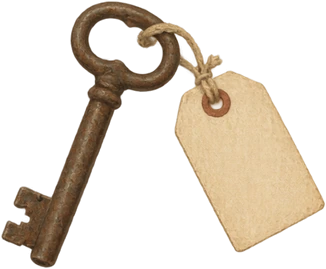
#> input picture assets/img/nesne/anahtar.webp, 326 x 269 px, given in place of yazili_esya_en.png, which was not available
$ python etiket_dil.py
#> lines starting #> are read from the running program, lines starting #| are printed output that depends on the picture; after the words box and inside, x2 and y2 are one past the last pixel; in counts of white or black regions, pixels touching at a corner belong together
### tools/sanat/damgalar.py
"""Mühür ve kaşe sayfasını (tools/sanat/ham/damgalar.png: beyaz üstüne siyah ıstampa, 5x4) tek tek keser.

Her damga beyaz renkli bir saydamlık maskesi olarak saklanır; mürekkebin rengi (mor, kırmızı, mavi) oyunda
verilir. Böylece "yanlış renkli" sahte damga, gerçeğinin başka renkle basılmış hâlidir.

Ayrıca yazılı ofis eşyalarını (tools/sanat/ham/yazili_esya.png, saydam zeminli 4x4) dilimler: müdür plaketi,
bilgi defterinin kapağı, karar fişleri, röntgen cihazının etiketleri, "KAPALI" levhası, şerit etiketler.

Çıktı: assets/img/damga/<ad>.webp, assets/img/nesne/<ad>.webp      Denetim: tools/sanat/ham/damga_denetim.jpg
Kullanım: python tools/sanat/damgalar.py
"""
import sys
from pathlib import Path

import numpy as np
from PIL import Image, ImageDraw
from scipy import ndimage

sys.path.insert(0, str(Path(__file__).resolve().parent))
from dilimle import kaydet  # noqa: E402

KOK = Path(__file__).resolve().parents[2]
HAM = Path(__file__).resolve().parent / "ham"
DAMGA = KOK / "assets" / "img" / "damga"
NESNE = KOK / "assets" / "img" / "nesne"

# sayfadaki sıra (satır satır): <çeşit>_<gerçek ya da sahtecilik türü>
DAMGALAR = ["muhtar_gercek", "muhtar_oval", "muhtar_tek_halka", "muhtar_yildizsiz", "muhtar_ic_halkasiz",
            "muhtar_yazim", "muhtar_baska_mahalle", "vezne_gercek", "vezne_cift_cerceve", "vezne_alt_satirsiz",
            "vezne_yazim", "vize_gercek", "vize_oval", "vize_tek_halka", "vize_ortasiz",
            "vize_ic_halkasiz", "vize_yazim", "daire", "onay", "gorulmustur"]
ESYALAR = ["plaket_mudur", "defter_kapak", "fis_eksik", "fis_havale",
           "etiket_gecir", "etiket_alarm", "etiket_olagan", "etiket_negatif",
           "etiket_yogun", "plaka_rontgen", "levha_kapali", "serit_mudur_izliyor",
           "serit_canta", "serit_inceleme_acik", "serit_incele", "serit_bos"]


def hucre_kutulari(maske: np.ndarray, sutun: int, satir: int, en_az: int = 30) -> list:
    """Izgaradaki her hücre için, merkezi o hücreye düşen parçaların ortak kutusu."""
    etiket, n = ndimage.label(maske)
    dilimler = ndimage.find_objects(etiket)
    alanlar = ndimage.sum(maske, etiket, range(1, n + 1))
    h, w = maske.shape
    kutular = [None] * (sutun * satir)
    for i in range(n):
        if alanlar[i] < en_az:
            continue
        ys, xs = dilimler[i]
        cx, cy = (xs.start + xs.stop) / 2, (ys.start + ys.stop) / 2
        k = min(satir - 1, int(cy / h * satir)) * sutun + min(sutun - 1, int(cx / w * sutun))
        kutu = (xs.start, ys.start, xs.stop, ys.stop)
        o = kutular[k]
        kutular[k] = kutu if o is None else (min(o[0], kutu[0]), min(o[1], kutu[1]), max(o[2], kutu[2]), max(o[3], kutu[3]))
    return kutular


# [70 lines left out: functions damgalar, esyalar, main, not called in this run]


# [2 lines that do not run on import are left out]

### tools/sanat/dilimle.py
"""Üretilen sayfaları (ızgara hâlinde portreler / nesneler) tek tek görsellere dilimler.

Saydam zemin üzerindeki her figür alfa kanalından bağlı bileşen olarak bulunur, satır-sütun
sırasına dizilir, kendi sınır kutusuna kırpılır ve sayfa başına tek bir ölçekle küçültülür
(böylece aynı sayfadaki herkes birbirine göre doğru boyda kalır).

Kullanım: python tools/sanat/dilimle.py            (tools/sanat/ham/ içindeki sayfaları işler)
Çıktı:    assets/img/portre/*.webp, assets/img/nesne/*.webp, data/portreler.json
"""
import json
from pathlib import Path

import numpy as np
from PIL import Image
from scipy import ndimage

KOK = Path(__file__).resolve().parents[2]
HAM = Path(__file__).resolve().parent / "ham"
PORTRE = KOK / "assets" / "img" / "portre"
NESNE = KOK / "assets" / "img" / "nesne"

OMUZ_GENISLIGI = 400  # yetişkin bir büstün hedef genişliği (piksel)

# Havuz sayfalarındaki kişiler satır satır: (cinsiyet, yaş)
HAVUZ = {
    "havuz_a": "E45 K60 E28 K35 E70 K25 E55 K45 E35 K70 E22 K30 E60 K50 E40 K20",
    "havuz_b": "E50 K28 E65 K55 E19 K40 E33 K75 E58 K22 E45 K33 E72 K48 E27 K60",
    "havuz_c": "E38 K19 E80 K42 E30 K52 E48 K26 E62 K68 E24 K37 E55 K30 E42 K58",
    "havuz_d": "E36 K65 E26 K24 E68 K44 E52 K34 E21 K80 E46 K29 E59 K38 E31 K50",
}
HIKAYE = [
    ("husnu", "E", 74), ("nermin", "K", 48), ("rusvetci", "E", 42), ("mudur", "E", 58),
    ("murat", "E", 38), ("mufettis", "E", 38), ("yusuf", "E", 10), ("anne", "K", 72),
    ("elif", "K", 8), ("can", "E", 4), ("cayci", "E", 15), ("evsahibi", "E", 63),
]
NESNELER = ["muhur", "buyutec", "zarf", "igne", "daktilo", "para", "anahtar", "komur",
            "ekmek", "ilac", "defter", "mektup"]


# [29 lines left out: function bilesenler, not called in this run]


def kaydet(im: Image.Image, kutu, olcek: float, yol: Path, pay: int = 2):
    x0, y0, x1, y1 = kutu
    parca = im.crop((max(0, x0 - pay), max(0, y0 - pay), min(im.width, x1 + pay), min(im.height, y1 + pay)))
    w, h = max(1, round(parca.width * olcek)), max(1, round(parca.height * olcek))
    parca = parca.resize((w, h), Image.LANCZOS)
    # tam saydam piksellerin rengini sıfırla: kenarlarda renk sızıntısı olmasın
    a = np.array(parca)
    a[a[..., 3] < 6] = 0
    Image.fromarray(a).save(yol, quality=92, method=4, alpha_quality=100)
    return w, h


# [10 lines left out: function para_guncelle, not called in this run]


KAGITLAR = ["sayfa", "makbuz", "cuzdan_mavi", "cuzdan_pembe", "teleks", "daktilo_sayfa"]


# [52 lines left out: functions kagitlari_dilimle, main, not called in this run]


# [10 lines that do not run on import are left out]

### tools/sanat/etiket_dil.py
"""Yazılı nesnelerin (plaket, etiket, şerit, defter kapağı, levha) İngilizce ve Rusça hâllerini dilimler.

Ham sayfalar tools/sanat/ham/yazili_esya_<dil>.png: Türkçe sayfayla (yazili_esya.png) aynı 4×4 düzende,
aynı nesneler, yalnız yazıları o dilde. Her nesne, Türkçe karşılığıyla aynı piksel boyutuna getirilip
assets/img/nesne/<dil>/<ad>.webp olarak yazılır; oyunda `Dil.yol()` dile özgü dosyayı bulur.

Rusça sayfada "СУМКУ НА РЕНТГЕН" şeridinin son harfi "И" çıkmıştı: aynı şeritteki "Н" harfi
kopyalanarak düzeltilir.

Kullanım: python tools/sanat/etiket_dil.py [denetim.png]
"""
import sys
from pathlib import Path

import numpy as np
from PIL import Image

sys.path.insert(0, str(Path(__file__).resolve().parent))
from damgalar import ESYALAR, hucre_kutulari  # noqa: E402
from dilimle import kaydet  # noqa: E402

KOK = Path(__file__).resolve().parents[2]
HAM = Path(__file__).resolve().parent / "ham"
NESNE = KOK / "assets" / "img" / "nesne"
DILLER = ["en", "ru"]
ATLANAN = {"serit_bos", "fis_eksik"}        # yazısız şerit ve artık kullanılmayan fiş: Türkçesi yeter


def son_harfi_duzelt(parca: Image.Image, kaynak_no: int) -> Image.Image:
    """Şeritteki son harfi, aynı şeritteki `kaynak_no`. harfin kopyasıyla değiştirir."""
    a = np.array(parca.convert("RGBA")).astype(np.float32)
    isik = a[..., :3].mean(axis=2)
    yazi = (isik > 150) & (a[..., 3] > 200)                 # açık renkli kabartma harfler
    sutun = yazi.sum(axis=0) > 1
    harfler = []
    bas = None
    for x, d in enumerate(sutun):
        if d and bas is None:
            bas = x
        if not d and bas is not None:
            if x - bas >= 4:
                harfler.append((bas, x))
            bas = None
    if bas is not None:
        harfler.append((bas, len(sutun)))
    print(f"  şeritte {len(harfler)} harf bulundu")
    k0, k1 = harfler[kaynak_no]
    s0, s1 = harfler[-1]
    satirlar = np.nonzero(yazi[:, k0:k1].sum(axis=1) > 0)[0]
    y0, y1 = satirlar.min() - 2, satirlar.max() + 3
    # son harfin yeri şeridin zemin rengiyle kapatılır (yanındaki boş sütunlardan)
    zemin = a[y0:y1, s1 + 2:s1 + 6].mean(axis=1, keepdims=True)
    a[y0:y1, s0 - 1:s1 + 1] = zemin
    kopya = np.array(parca.convert("RGBA")).astype(np.float32)[y0:y1, k0 - 1:k1 + 1]
    a[y0:y1, s0 - 1:s0 - 1 + kopya.shape[1]] = kopya
    return Image.fromarray(a.astype(np.uint8), "RGBA")


def main() -> None:
    sys.stdout.reconfigure(encoding="utf-8")
    denetim = []
    for dil in DILLER:
        yol = HAM / f"yazili_esya_{dil}.png"
        ham = np.array(Image.open(yol).convert("RGBA"))
#> ham is the input picture: shape (269, 326, 4); mean R, G, B, A 68.3, 58.2, 45.1, 83.8
        temiz = np.clip((ham[..., 3].astype(np.float32) - 90.0) / 150.0, 0.0, 1.0)
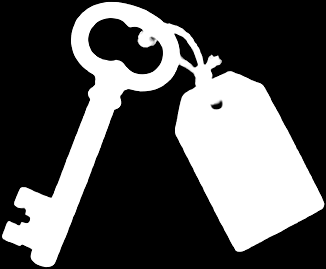
#> temiz: shape (269, 326) float32; min 0, max 1, mean 0.329
        ham[..., 3] = (temiz * 255).astype(np.uint8)
        im = Image.fromarray(ham, "RGBA")
        (NESNE / dil).mkdir(exist_ok=True)
        for ad, kutu in zip(ESYALAR, hucre_kutulari(ham[..., 3] > 60, 4, 4, 400)):
#> in hucre_kutulari, `etiket, n = ndimage.label(maske)`:
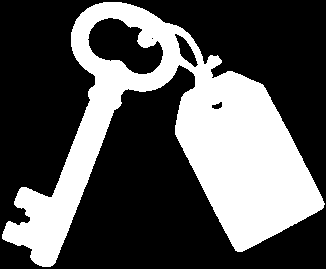
#> etiket: shape (269, 326) int32; values 0 (black) and 1 (white), 33.3% white; 1 white region, box (x1, y1, x2, y2) and area: (2, 2, 325, 267) 29229
#> in hucre_kutulari, `etiket, n = ndimage.label(maske)`: n = 1
#> in hucre_kutulari, `dilimler = ndimage.find_objects(etiket)`: dilimler = 1 item
#> in hucre_kutulari, `alanlar = ndimage.sum(maske, etiket, range(1, n + 1))`: alanlar = [29229]
#> the loop in hucre_kutulari, `for i in range(n):` made 1 pass
#> (cx, cy, k, kutu) on pass 1: (163.5, 134.5, 10, (2, 2, 325, 267))
#> after the loop in hucre_kutulari, `for i in range(n):`: kutular = 16 items
            if kutu is None or ad in ATLANAN:
                continue
            hedef = NESNE / dil / f"{ad}.webp"
            kaydet(im, kutu, 1.0, hedef)
            parca = Image.open(hedef).convert("RGBA")
            if dil == "ru" and ad == "serit_canta":
                parca = son_harfi_duzelt(parca, -5)         # …РЕ[Н]ТГЕ?: sondan beşinci harf "Н"
            # Türkçe nesneyle aynı boyut: yerleşim değişmesin
            asil = Image.open(NESNE / f"{ad}.webp")
            parca = parca.resize(asil.size, Image.LANCZOS)
            parca.save(hedef, quality=92, method=4, alpha_quality=100)
            denetim.append(parca)
            print(f"{dil}/{ad}: {parca.width}x{parca.height}")
#> pass 2 of the loop in main, `for dil in DILLER:`:
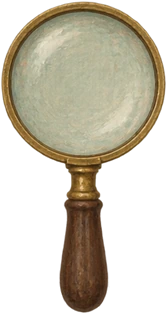
#> input picture assets/img/nesne/buyutec.webp, 167 x 314 px, given in place of yazili_esya_ru.png, which was not available
#> in main, ham is the input picture: shape (314, 167, 4); mean R, G, B, A 85.2, 78.1, 61.3, 127.3
#> in main, `temiz = np.clip((ham[..., 3].astype(np.float32) - 90.0) / 150.0, 0.0, ..`:
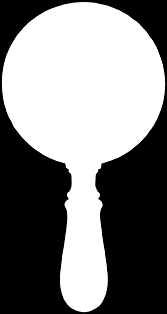
#> temiz: shape (314, 167) float32; min 0, max 1, mean 0.502
#> in hucre_kutulari (call 2), `etiket, n = ndimage.label(maske)`:
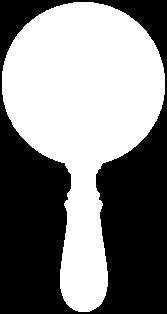
#> etiket: shape (314, 167) int32; values 0 (black) and 1 (white), 50.6% white; 1 black region, box (x1, y1, x2, y2) and area: (0, 0, 167, 314) 25926
#> alanlar = [26512]
#> the loop in hucre_kutulari (call 2), `for i in range(n):` made 1 pass
#> (cx, cy, k, kutu) on pass 1: (83.5, 157, 10, (2, 2, 165, 312))
    if len(sys.argv) > 1:
        sayfa = Image.new("RGBA", (1800, 1500), (120, 150, 130, 255))
        x = y = 8
        satir = 0
        for p in denetim:
            p = p.copy()
            p.thumbnail((330, 240))
            if x + p.width > 1790:
                x, y, satir = 8, y + satir + 8, 0
            sayfa.alpha_composite(p, (x, y))
            x += p.width + 8
            satir = max(satir, p.height)
        sayfa.convert("RGB").save(sys.argv[1])


if __name__ == "__main__":
    main()
